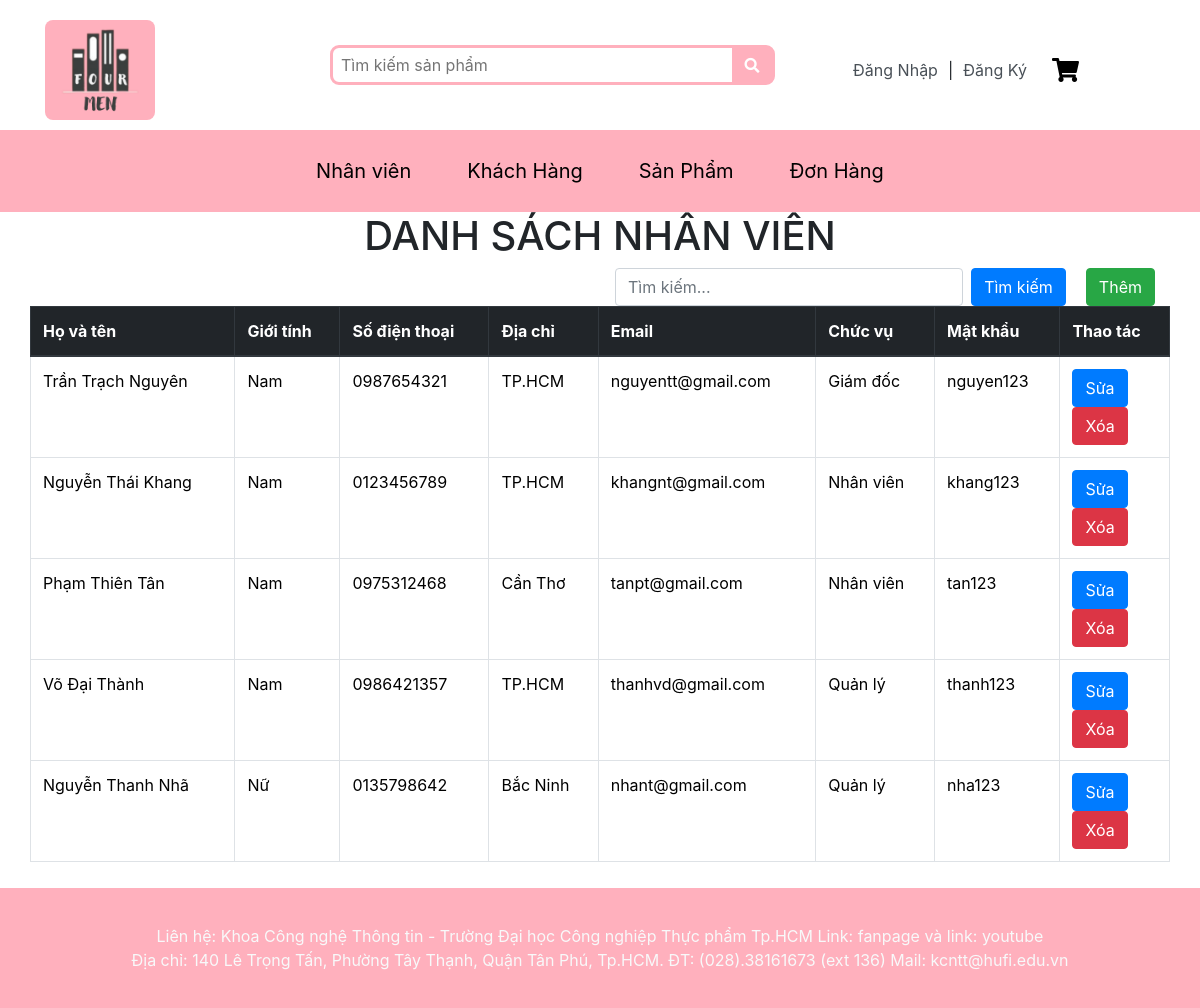
/QLNhanVien.php, run on an earlier commit of the app's database.
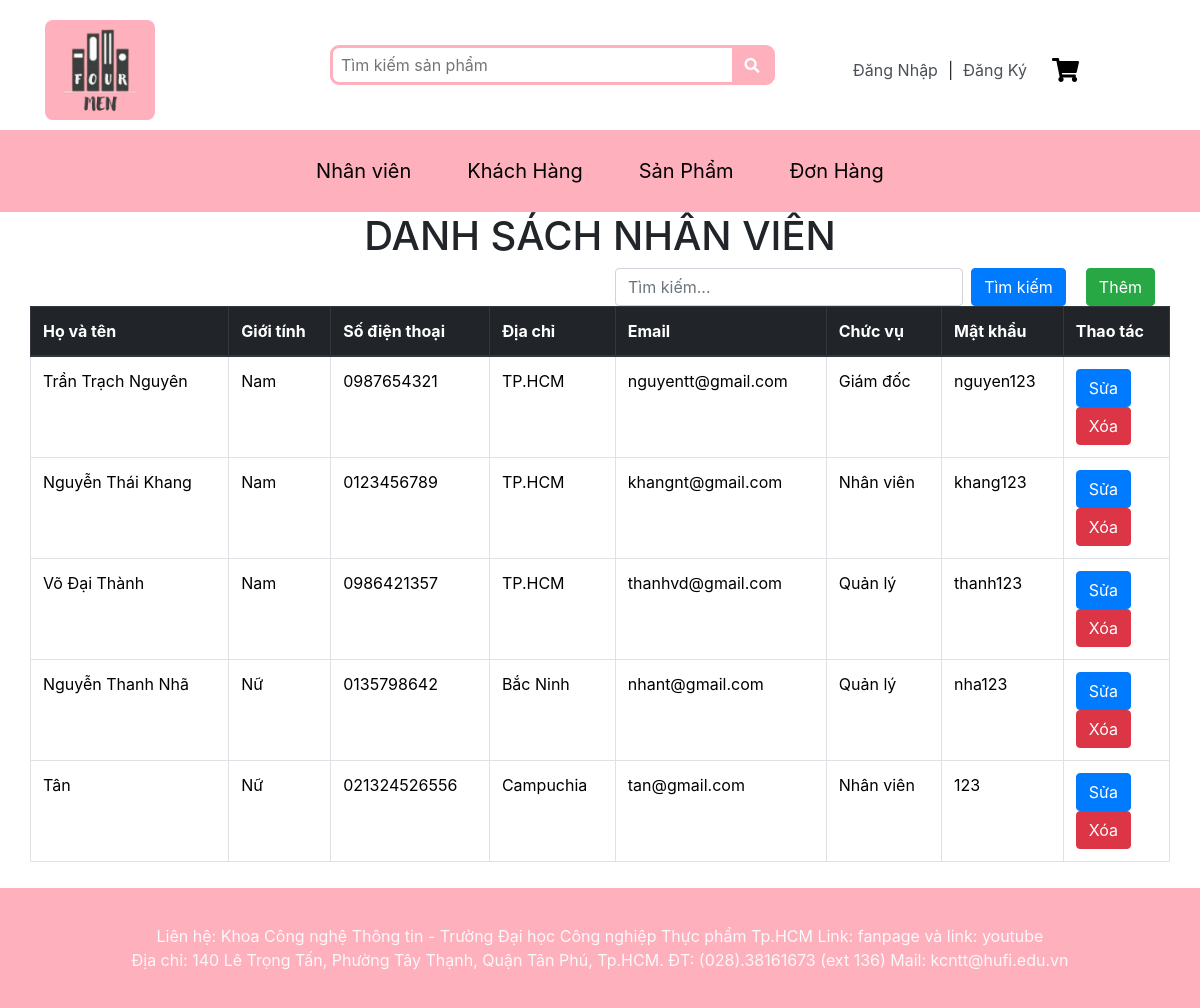
And on a later commit of the database.
### tables this page shows
CREATE TABLE `nhanvien` (
  `MaNV` int(10) NOT NULL,
  `HoTen_NV` varchar(100) NOT NULL,
  `MatKhau` varchar(255) NOT NULL,
  `GioiTinh` varchar(20) NOT NULL,
  `SDT_NV` varchar(20) NOT NULL,
  `Email_NV` varchar(255) NOT NULL,
  `DiaChi_NV` varchar(255) NOT NULL,
  `MaCV` int(10) NOT NULL
);

CREATE TABLE `chucvu` (
  `MaCV` int(10) NOT NULL,
  `TenCV` varchar(50) NOT NULL
);

### QLNhanVien.php (the view, shortened to what this page needs)
<?php
$pdo = new PDO("mysql:host=localhost;dbname=ql_vanphongpham", "root", "");
$pdo->exec("set names utf8");
function TimKiemNV($pdo, $keyword)
{
    $searchQuery = "%$keyword%";
    $sql = "SELECT NV.MaNV, NV.HoTen_NV, NV.GioiTinh, NV.SDT_NV, NV.DiaChi_NV, NV.Email_NV, CV.TenCV, NV.MatKhau
                FROM NhanVien NV
                INNER JOIN ChucVu CV ON NV.MaCV = CV.MaCV
                WHERE NV.HoTen_NV LIKE :keyword OR NV.Email_NV LIKE :keyword";
    $stmt = $pdo->prepare($sql);
    $stmt->bindParam(':keyword', $searchQuery, PDO::PARAM_STR);
    $stmt->execute();
    if ($stmt->rowCount() > 0) {
        return $stmt->fetchAll(PDO::FETCH_ASSOC);
    } else {
        return false;
    }
}
$keyword = isset($_GET['keyword']) ? $_GET['keyword'] : '';
$NhanVien = TimKiemNV($pdo, $keyword);
?>
<!DOCTYPE html>
<html lang="en">
<head>
    <link rel="stylesheet" href="Bootstrap/bootstrap.min.css">
    <link rel="stylesheet" href="styles.css">
    <link rel="stylesheet" href="ChiTietSP.css">
</head>
<body>
    <?php include "Header.php"; ?>
    <?php include "SubHeaderNhanVIen.php"; ?>
    <div class="container KhachHang">
        <h1 class="text-center">DANH SÁCH NHÂN VIÊN</h1>
        <div class="row mb-6">
            <div class="col-md-6 offset-md-6">
                <form method="GET" action="" class="d-flex justify-content-end">
                    <input type="text" class="form-control mr-2" id="searchInput" name="keyword"
                        placeholder="Tìm kiếm..." value="<?php echo htmlspecialchars($keyword); ?>"
                        style="margin-right: 10px;">
                    <button type="submit" class="btn btn-primary" style="margin-right: 20px;">Tìm kiếm</button>
                    <a href="QLThemNV.php" class="btn btn-success">Thêm</a>
                </form>
            </div>
        </div>
        <div class='row'>
            <table class="table table-bordered" align="center">
                <thead class="thead-dark">
                    <tr>
                        <th scope="col">Họ và tên</th>
                        <th scope="col">Giới tính</th>
                        <th scope="col">Số điện thoại</th>
                        <th scope="col">Địa chỉ</th>
                        <th scope="col">Email</th>
                        <th scope="col">Chức vụ</th>
                        <th scope="col">Mật khẩu</th>
                        <th scope="col">Thao tác</th>
                    </tr>
                </thead>
                <tbody>
                    <?php if ($NhanVien): ?>
                        <?php foreach ($NhanVien as $NV): ?>
                            <tr>
                                <td><?php echo $NV['HoTen_NV']; ?></td>
                                <td><?php echo $NV['GioiTinh']; ?></td>
                                <td><?php echo $NV['SDT_NV']; ?></td>
                                <td><?php echo $NV['DiaChi_NV']; ?></td>
                                <td><?php echo $NV['Email_NV']; ?></td>
                                <td><?php echo $NV['TenCV']; ?></td>
                                <td><?php echo $NV['MatKhau']; ?></td>
                                <td>
                                    <form method="POST" action="QLSuaNV.php">
                                        <button type="submit" class="btn btn-primary" name="btn_Edit">Sửa</button>
                                    </form>
                                    <form method="POST">
                                        <button type="submit" class="btn btn-danger" name="btn_Delete">Xóa</button>
                                    </form>
                                </td>
                            </tr>
                        <?php endforeach; ?>
                    <?php endif; ?>
                </tbody>
            </table>
        </div>
    </div>
    <?php include "Footer.php"; ?>
</body>
</html>

What changed in the data, as far as the page shows it:
removed nhanvien: HoTen_NV "Phạm Thiên Tân", GioiTinh "Nam", SDT_NV "0975312468", DiaChi_NV "Cần Thơ", Email_NV "tanpt@gmail.com", MaCV.TenCV "Nhân viên", MatKhau "tan123"
added nhanvien: HoTen_NV "Tân", GioiTinh "Nữ", SDT_NV "021324526556", DiaChi_NV "Campuchia", Email_NV "tan@gmail.com", MaCV.TenCV "Nhân viên", MatKhau "123"
